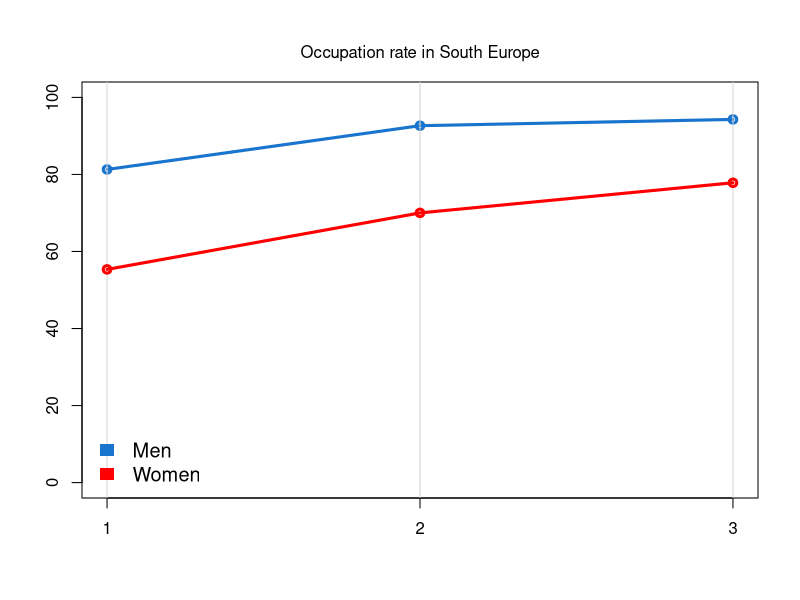
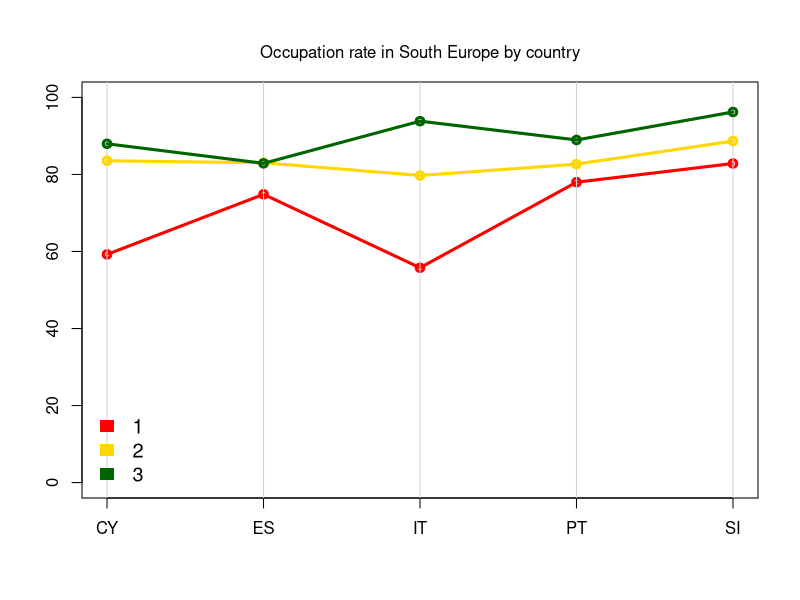
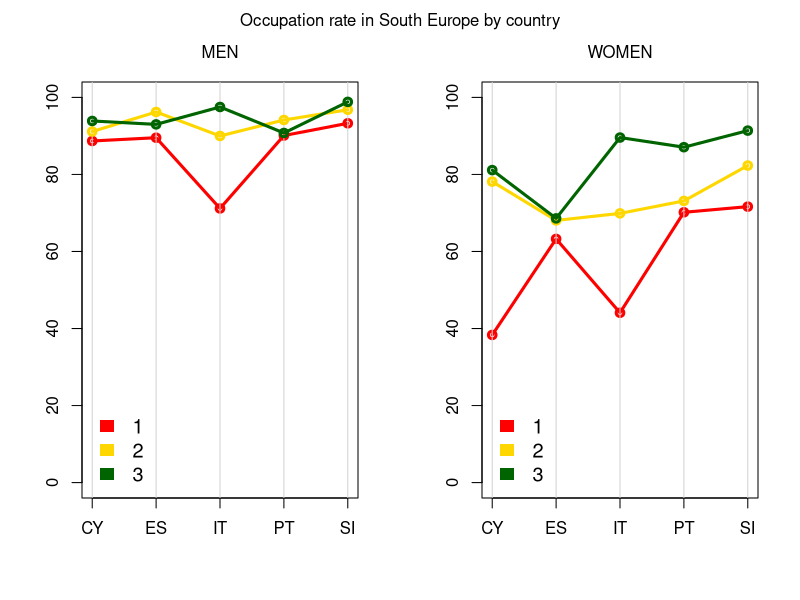
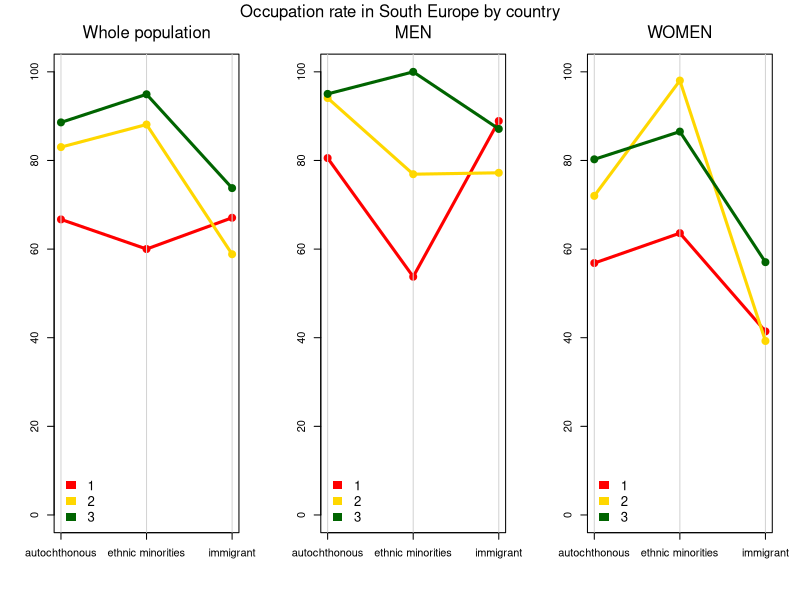

The R script that drew these images, in order:
# - - - - - - - - - - EXPLORATIVE DATA ANALYSIS - PARTNER EDUCATION - - - - - - - - - - #

#### load the dataset ####

work <- read.csv('Data_Cleaning/data_work.csv', header = T)

# Focus on south Europe
work <- work[work$rgn == 'South Europe', ]
work$rgn <- NULL

# Focus on people with a partner.working
work <- work[work$prtnr == 1, ]
work$prtnr <- NULL

# Extract vector containing the countries labels
work$cntry <- as.factor(work$cntry)
work$cntry <- droplevels(work$cntry)
country <-  levels(work$cntry)

# Merge native and autochthonous
work$ctzmod[work$ctzmod == 'native'] <- 'autochthonous'

# Convert ctzmod in factor and drop levels
work$ctzmod <- as.factor(work$ctzmod)
work$ctzmod <- droplevels(work$ctzmod)
citizienship <- levels(work$ctzmod)

# Convert eduptre in factor and drop levels
work$edutre <- as.factor(work$edutre)
work$eduptre <- as.factor(work$eduptre)

#### Define the weights design ####
library(survey)

design <- svydesign(ids = ~psu, strata = ~stratum, weights = ~anweight, nest = T, 
                    data = work)



#### Employment rate by gender in South Europe ####

partner.education.male.tab <- svytable(~eduptre+pdwrk, subset(design, gndr == 'male'))
partner.education.female.tab <- svytable(~eduptre+pdwrk, subset(design, gndr == 'female'))
partner.education.male <- partner.education.male.tab[,2]/rowSums(partner.education.male.tab)*100
partner.education.female <- partner.education.female.tab[,2]/rowSums(partner.education.female.tab)*100

rm(partner.education.male.tab, partner.education.female.tab)



# PLOT

# colors.south <- c('darkgreen','darkred', 'darkblue', 'darkorange2')
# barplot(education,
#         ylim = c(0,100),
#         beside = T,
#         col = colors.south)
# title('education ratio of men and women in South Europe')

par(mfrow = c(1,1))
plot(1:3, partner.education.male, type = 'o', col = 'dodgerblue3', lwd = 3,
     ylim = c(0,100), xlab = '', ylab = '', xaxt = 'n')
mtext('Occupation rate in South Europe', side=3, line = 1)
axis(1, at=1:3, names(partner.education.male))
abline(v=1:3, col = 'lightgrey')
points(1:3, partner.education.female, type = 'o', col = 'red', lwd = 3)
legend('bottomleft', legend = c('Men', 'Women'), 
       fill = c('dodgerblue3','red'), 
       border = NA, 
       cex = 1.2,
       bty = 'n')


#### eduptre: Difference between countries WITHOUT GENDER ####

partner.education.south.NOgender <- NULL
for( cnt in country){
  tabnostd <- svytable(~eduptre+pdwrk, subset(design, cntry == cnt))
  tabnostd <- tabnostd[,2]/rowSums(tabnostd)*100
  partner.education.south.NOgender <- cbind(partner.education.south.NOgender, tabnostd)
}
colnames(partner.education.south.NOgender) <- country

rm(tabnostd)


# PLOT

# colors.south <- c('darkgreen','darkred', 'darkblue', 'darkorange2')
# barplot(partner.education.south,
#         ylim = c(0,100),
#         beside = T,
#         col = colors.south)
# title('education ratio of men and women in South Europe')


par(mfrow = c(1,1))
plot(1:5, partner.education.south.NOgender[1,], type = 'o', col = 'red', lwd = 3,
     ylim = c(0,100), xlab = '', ylab = '', xaxt = 'n')
mtext('Occupation rate in South Europe by country', side=3, line = 1)
axis(1, at=1:5, colnames(partner.education.south.NOgender))
abline(v=1:5, col = 'lightgrey')
points(1:5, partner.education.south.NOgender[2,], type = 'o', col = 'gold', lwd = 3)
points(1:5, partner.education.south.NOgender[3,], type = 'o', col = 'darkgreen', lwd = 3)
legend('bottomleft', legend = rownames(partner.education.south.NOgender), 
       fill = c('red', 'gold', 'darkgreen'), 
       border = NA, 
       cex = 1.2,
       bty = 'n')


#### eduptre: Difference between countries WITH GENDER ####


partner.education.south.male <- partner.education.south.female <- NULL
for( cnt in country){
  tabnostd.male <- svytable(~eduptre+pdwrk, subset(design, gndr == 'male' & cntry == cnt))
  tabnostd.male <- tabnostd.male[,2]/rowSums(tabnostd.male)*100
  partner.education.south.male <- cbind(partner.education.south.male, tabnostd.male)
  
  tabnostd.female <- svytable(~eduptre+pdwrk, subset(design, gndr == 'female' & cntry == cnt))
  tabnostd.female <- tabnostd.female[,2]/rowSums(tabnostd.female)*100
  partner.education.south.female <- cbind(partner.education.south.female, tabnostd.female)
}
colnames(partner.education.south.male) <- country
colnames(partner.education.south.female) <- country

rm(tabnostd.male, tabnostd.female)



# PLOT

# colors.south <- c('darkgreen','darkred', 'darkblue', 'darkorange2')
# barplot(partner.education.south,
#         ylim = c(0,100),
#         beside = T,
#         col = colors.south)
# title('education ratio of men and women in South Europe')

par(mfrow = c(1,2))
plot(1:5, partner.education.south.male[1,], type = 'o', col = 'red', lwd = 3,
     ylim = c(0,100), xlab = '', ylab = '', xaxt = 'n')
mtext('MEN', side=3, line = 1)
axis(1, at=1:5, colnames(partner.education.south.male))
abline(v=1:5, col = 'lightgrey')
points(1:5, partner.education.south.male[2,], type = 'o', col = 'gold', lwd = 3)
points(1:5, partner.education.south.male[3,], type = 'o', col = 'darkgreen', lwd = 3)
legend('bottomleft', legend = rownames(partner.education.south.male), 
       fill = c('red', 'gold', 'darkgreen'), 
       border = NA, 
       cex = 1.2,
       bty = 'n')
plot(1:5, partner.education.south.female[1,], type = 'o', col = 'red', lwd = 3,
     ylim = c(0,100), xlab = '', ylab = '', xaxt = 'n')
mtext('WOMEN', side=3, line = 1)
axis(1, at=1:5, colnames(partner.education.south.female))
abline(v=1:5, col = 'lightgrey')
points(1:5, partner.education.south.female[2,], type = 'o', col = 'gold', lwd = 3)
points(1:5, partner.education.south.female[3,], type = 'o', col = 'darkgreen', lwd = 3)
legend('bottomleft', legend = rownames(partner.education.south.female), 
       fill = c('red', 'gold', 'darkgreen'), 
       border = NA, 
       cex = 1.2,
       bty = 'n')
mtext('Occupation rate in South Europe by country', outer = T, side=3, line = -1.5)


#### eduptre: Difference between countries WITH CITIZIENSHIP ####

partner.education.citizienship.NOgender <- NULL
for( ctz in citizienship){
  tabnostd <- svytable(~eduptre+pdwrk, subset(design, ctzmod == ctz))
  tabnostd <- tabnostd[,2]/rowSums(tabnostd)*100
  partner.education.citizienship.NOgender <- cbind(partner.education.citizienship.NOgender, tabnostd)
}
colnames(partner.education.citizienship.NOgender) <- citizienship

partner.education.citizienship.male <- partner.education.citizienship.female <- NULL
for( ctz in citizienship){
  tabnostd.male <- svytable(~eduptre+pdwrk, subset(design, gndr == 'male' & ctzmod == ctz))
  tabnostd.male <- tabnostd.male[,2]/rowSums(tabnostd.male)*100
  partner.education.citizienship.male <- cbind(partner.education.citizienship.male, tabnostd.male)
  
  tabnostd.female <- svytable(~eduptre+pdwrk, subset(design, gndr == 'female' & ctzmod == ctz))
  tabnostd.female <- tabnostd.female[,2]/rowSums(tabnostd.female)*100
  partner.education.citizienship.female <- cbind(partner.education.citizienship.female, tabnostd.female)
}
colnames(partner.education.citizienship.male) <- citizienship
colnames(partner.education.citizienship.female) <- citizienship

rm(tabnostd, tabnostd.male, tabnostd.female)



# PLOT

# colors.south <- c('darkgreen','darkred', 'darkblue', 'darkorange2')
# barplot(partner.education.citizienship,
#         ylim = c(0,100),
#         beside = T,
#         col = colors.south)
# title('education ratio of men and women in South Europe')

par(mfrow = c(1,3))
plot(1:3, partner.education.citizienship.NOgender[1,], type = 'o', col = 'red', lwd = 3,
     ylim = c(0,100), xlab = '', ylab = '', xaxt = 'n')
mtext('Whole population', side=3, line = 1)
axis(1, at=1:3, colnames(partner.education.citizienship.NOgender))
abline(v=1:3, col = 'lightgrey')
points(1:3, partner.education.citizienship.NOgender[2,], type = 'o', col = 'gold', lwd = 3)
points(1:3, partner.education.citizienship.NOgender[3,], type = 'o', col = 'darkgreen', lwd = 3)
legend('bottomleft', legend = rownames(partner.education.citizienship.NOgender), 
       fill = c('red', 'gold', 'darkgreen'), 
       border = NA, 
       cex = 1.2,
       bty = 'n')
plot(1:3, partner.education.citizienship.male[1,], type = 'o', col = 'red', lwd = 3,
     ylim = c(0,100), xlab = '', ylab = '', xaxt = 'n')
mtext('MEN', side=3, line = 1)
axis(1, at=1:3, colnames(partner.education.citizienship.male))
abline(v=1:3, col = 'lightgrey')
points(1:3, partner.education.citizienship.male[2,], type = 'o', col = 'gold', lwd = 3)
points(1:3, partner.education.citizienship.male[3,], type = 'o', col = 'darkgreen', lwd = 3)
legend('bottomleft', legend = rownames(partner.education.citizienship.male), 
       fill = c('red', 'gold', 'darkgreen'), 
       border = NA, 
       cex = 1.2,
       bty = 'n')
plot(1:3, partner.education.citizienship.female[1,], type = 'o', col = 'red', lwd = 3,
     ylim = c(0,100), xlab = '', ylab = '', xaxt = 'n')
mtext('WOMEN', side=3, line = 1)
axis(1, at=1:3, colnames(partner.education.citizienship.female))
abline(v=1:3, col = 'lightgrey')
points(1:3, partner.education.citizienship.female[2,], type = 'o', col = 'gold', lwd = 3)
points(1:3, partner.education.citizienship.female[3,], type = 'o', col = 'darkgreen', lwd = 3)
legend('bottomleft', legend = rownames(partner.education.citizienship.female), 
       fill = c('red', 'gold', 'darkgreen'), 
       border = NA, 
       cex = 1.2,
       bty = 'n')
mtext('Occupation rate in South Europe by country', outer = T, side=3, line = -1.5)


rm(cnt, ctz)




#### Relationship with edu3 ####

svytable(~edutre+eduptre, design)
#       eduptre
# edutre         1         2         3
#      1 801.85774 250.52794  80.87445
#      2 282.70706 557.89797 198.47491
#      3  93.63130 266.20877 511.88877
